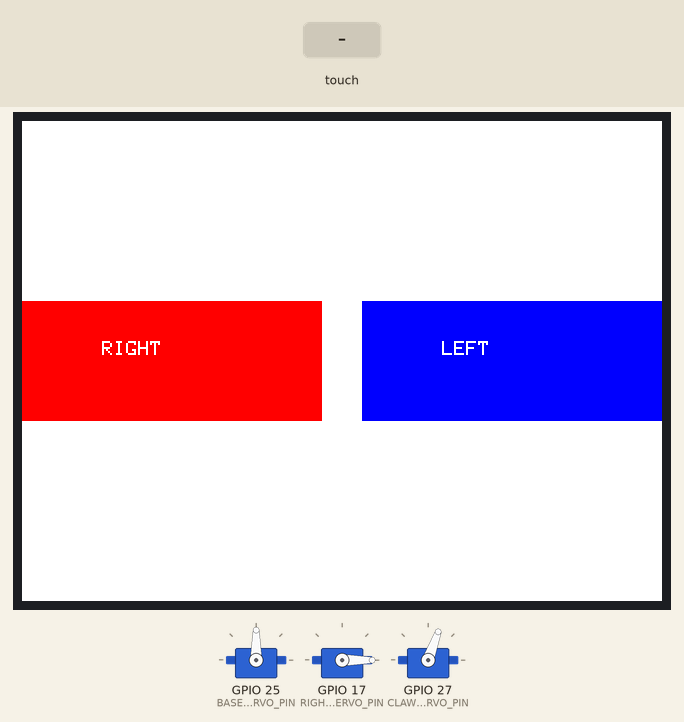
Bench run of a sketch on a simulated ESP32. Parts: 3 × servo, 320×240 colour display. The test bench sets the inputs (shaded band). WiFi joins after 1.5 s; servers stay silent unless stated; no MQTT or app messages arrive unless stated; what the sketch prints to the serial monitor is not drawn.

Above: at 2.9 s.
3.0 s: screen touched at 13 % across, 50 % down
At 3.9 s:
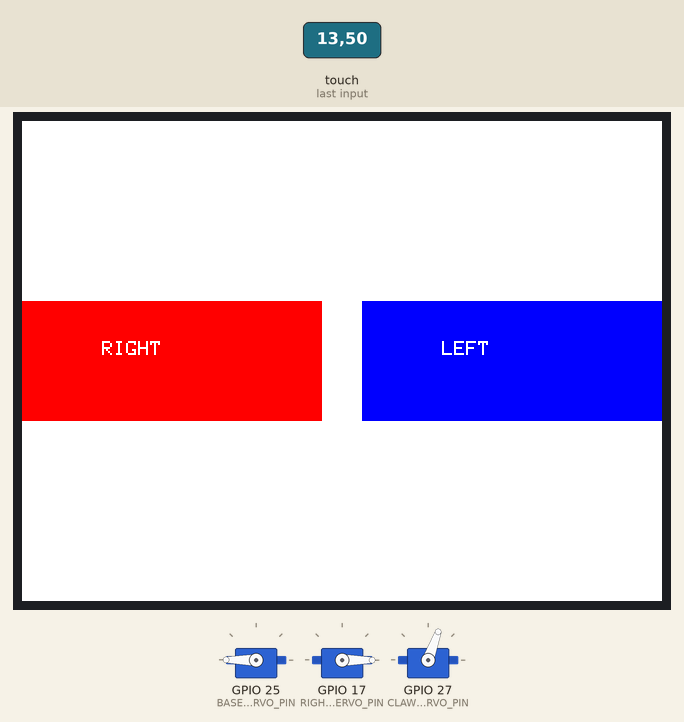
At 5.8 s:
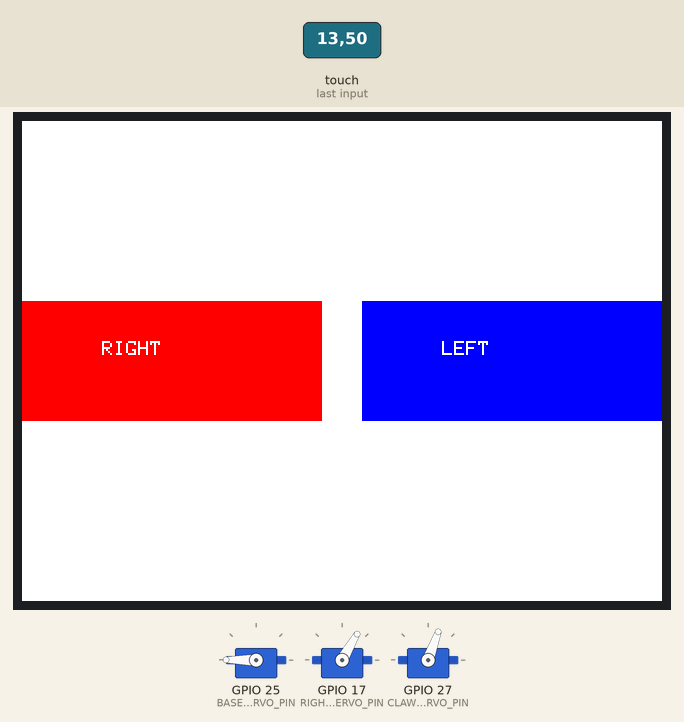
12.0 s: screen touched at 62 % across, 50 % down
At 18.4 s:
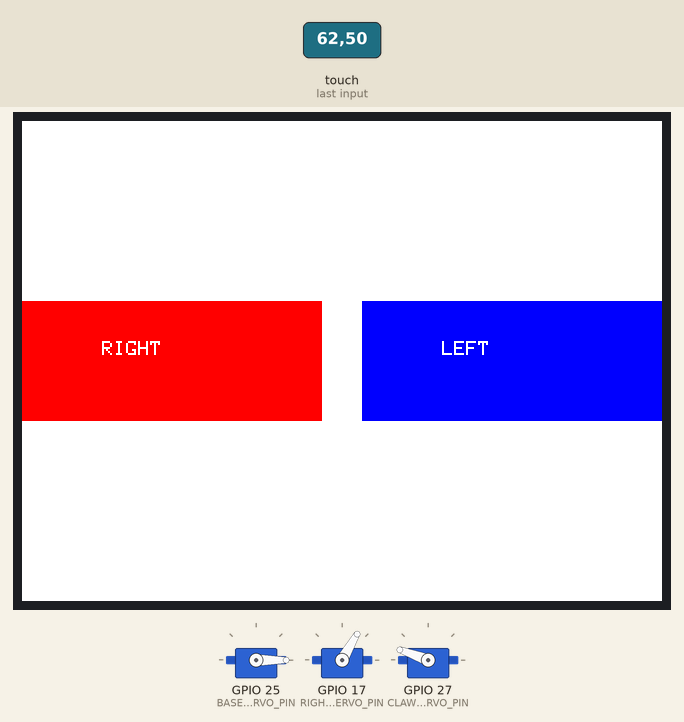
Timing chart, 0 to 24.0 s (numbered marks = the images above; inputs shaded):
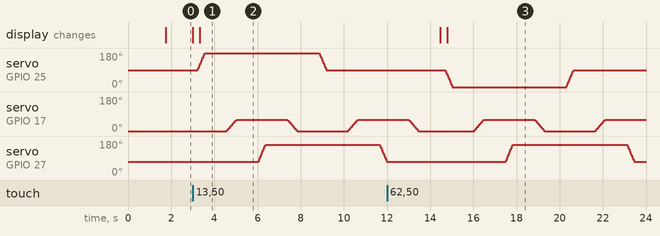

The sketch:

Robotic-arm.ino
```cpp
#include <WiFi.h>
#include <PubSubClient.h>
#include <SPI.h>
#include <TFT_eSPI.h>
#include <ESP32Servo.h>

const char* ssid = "";
const char* password = "";
const char* mqtt_server = "172.20.10.3";
const int mqtt_port = 1883;
const char* mqtt_topic = "esp32/robot";

WiFiClient espClient;
PubSubClient client(espClient);

#define BASE_SERVO_PIN 25
#define RIGHT_ARM_SERVO_PIN 17
#define CLAW_SERVO_PIN 27

Servo baseServo;
Servo rightArmServo;
Servo clawServo;

const int BASE_CENTER = 90;
const int BASE_RIGHT = 180;
const int BASE_LEFT = 0;
const int RIGHT_ARM_UP = 0;
const int RIGHT_ARM_DOWN = 60;
const int CLAW_OPEN = 70;
const int CLAW_GRAB = 160;

void moveServo(Servo &servo, int startAngle, int targetAngle, bool isBaseOrClaw, int stepDelay = 15) {
    int step = isBaseOrClaw ? 4 : 2;
    if (startAngle > targetAngle) step = -step;

    for (int angle = startAngle; (step > 0) ? (angle <= targetAngle) : (angle >= targetAngle); angle += step) {
        servo.write(angle);
        delay(stepDelay);
    }
    servo.write(targetAngle);
}

void processMovement(int targetBaseAngle) {
    Serial.println("Starting task...");
    moveServo(baseServo, BASE_CENTER, targetBaseAngle, true);
    delay(1000);
    moveServo(rightArmServo, RIGHT_ARM_UP, RIGHT_ARM_DOWN, false);
    delay(1000);
    moveServo(clawServo, CLAW_OPEN, CLAW_GRAB, true);
    delay(1000);
    moveServo(rightArmServo, RIGHT_ARM_DOWN, RIGHT_ARM_UP, false);
    delay(1000);
    moveServo(baseServo, targetBaseAngle, BASE_CENTER, true);
    delay(1000);
    moveServo(rightArmServo, RIGHT_ARM_UP, RIGHT_ARM_DOWN, false);
    delay(1000);
    moveServo(clawServo, CLAW_GRAB, CLAW_OPEN, true);
    delay(1000);
    moveServo(rightArmServo, RIGHT_ARM_DOWN, RIGHT_ARM_UP, false);
    delay(1000);
    Serial.println("Task completed.");
}

void callback(char* topic, byte* message, unsigned int length) {
    Serial.print("MQTT Message received: ");
    String command;

    for (int i = 0; i < length; i++) {
        command += (char)message[i];
    }
    Serial.println(command);

    if (command == "LEFT") {
        Serial.println("Moving Left via MQTT");
        processMovement(BASE_LEFT);
    } else if (command == "RIGHT") {
        Serial.println("Moving Right via MQTT");
        processMovement(BASE_RIGHT);
    }
}

void setup_wifi() {
    Serial.println("Connecting to WiFi...");
    WiFi.begin(ssid, password);
    while (WiFi.status() != WL_CONNECTED) {
        delay(500);
        Serial.print(".");
    }
    Serial.println("\nWiFi connected.");
}

void reconnect() {
    while (!client.connected()) {
        Serial.println("Attempting MQTT connection...");
        if (client.connect("ESP32Client")) {
            Serial.println("Connected to MQTT Broker.");
            client.subscribe(mqtt_topic);
        } else {
            Serial.print("Failed, rc=");
            Serial.print(client.state());
            Serial.println(" Retrying in 5 seconds...");
            delay(5000);
        }
    }
}

TFT_eSPI tft = TFT_eSPI();
#define BTN_WIDTH  150
#define BTN_HEIGHT 60
#define BTN_RIGHT_X  (tft.width() / 2 - BTN_WIDTH - 10)
#define BTN_RIGHT_Y  (tft.height() / 2 - BTN_HEIGHT / 2)
#define BTN_LEFT_X   (tft.width() / 2 + 10)
#define BTN_LEFT_Y   (tft.height() / 2 - BTN_HEIGHT / 2)

void setup() {
    Serial.begin(115200);
    setup_wifi();

    client.setServer(mqtt_server, mqtt_port);
    client.setCallback(callback);

    baseServo.attach(BASE_SERVO_PIN);
    baseServo.write(BASE_CENTER);

    rightArmServo.attach(RIGHT_ARM_SERVO_PIN);
    rightArmServo.write(RIGHT_ARM_UP);

    clawServo.attach(CLAW_SERVO_PIN);
    clawServo.write(CLAW_OPEN);

    tft.init();
    tft.setRotation(3);
    tft.fillScreen(TFT_WHITE);
    drawButtons();
}

void drawButtons() {
    drawButton(BTN_LEFT_X, BTN_LEFT_Y, "LEFT", TFT_BLUE);
    drawButton(BTN_RIGHT_X, BTN_RIGHT_Y, "RIGHT", TFT_RED);
}

void drawButton(int x, int y, String label, uint16_t color) {
    tft.fillRect(x, y, BTN_WIDTH, BTN_HEIGHT, color);
    tft.setTextColor(TFT_WHITE);
    tft.setCursor(x + 40, y + 20);
    tft.print(label);
}

bool isPressed(uint16_t x, uint16_t y, int btnX, int btnY) {
    return (x >= btnX && x <= btnX + BTN_WIDTH && y >= btnY && y <= btnY + BTN_HEIGHT);
}

void loop() {
    if (!client.connected()) {
        reconnect();
    }
    client.loop();

    uint16_t x, y;
    if (tft.getTouch(&x, &y)) {
        if (isPressed(x, y, BTN_LEFT_X, BTN_LEFT_Y)) {
            Serial.println("LEFT Button Pressed");
            drawButton(BTN_LEFT_X, BTN_LEFT_Y, "LEFT", TFT_DARKGREY);
            delay(200);
            drawButton(BTN_LEFT_X, BTN_LEFT_Y, "LEFT", TFT_BLUE);
            processMovement(BASE_LEFT);
        }
        if (isPressed(x, y, BTN_RIGHT_X, BTN_RIGHT_Y)) {
            Serial.println("RIGHT Button Pressed");
            drawButton(BTN_RIGHT_X, BTN_RIGHT_Y, "RIGHT", TFT_DARKGREY);
            delay(200);
            drawButton(BTN_RIGHT_X, BTN_RIGHT_Y, "RIGHT", TFT_RED);
            processMovement(BASE_RIGHT);
        }
    }
}
```

Measured:
- after the input at 3.0 s, servo on GPIO 25 (BASE_SERVO_PIN): rises from 90° to 180° in 0.33 s, then falls to 90° in 5.6 s; servo on GPIO 27 (CLAW_SERVO_PIN): rises from 70° to 160° in 0.33 s, then falls to 70° in 5.6 s; the display: first changes at once (image 1 shows a later state)
- after the input at 12.0 s, servo on GPIO 27 (CLAW_SERVO_PIN): rises from 70° to 160° in 0.33 s, then falls to 70° in 5.6 s; the display: first changes after 2.5 s (image 3 shows a later state)
